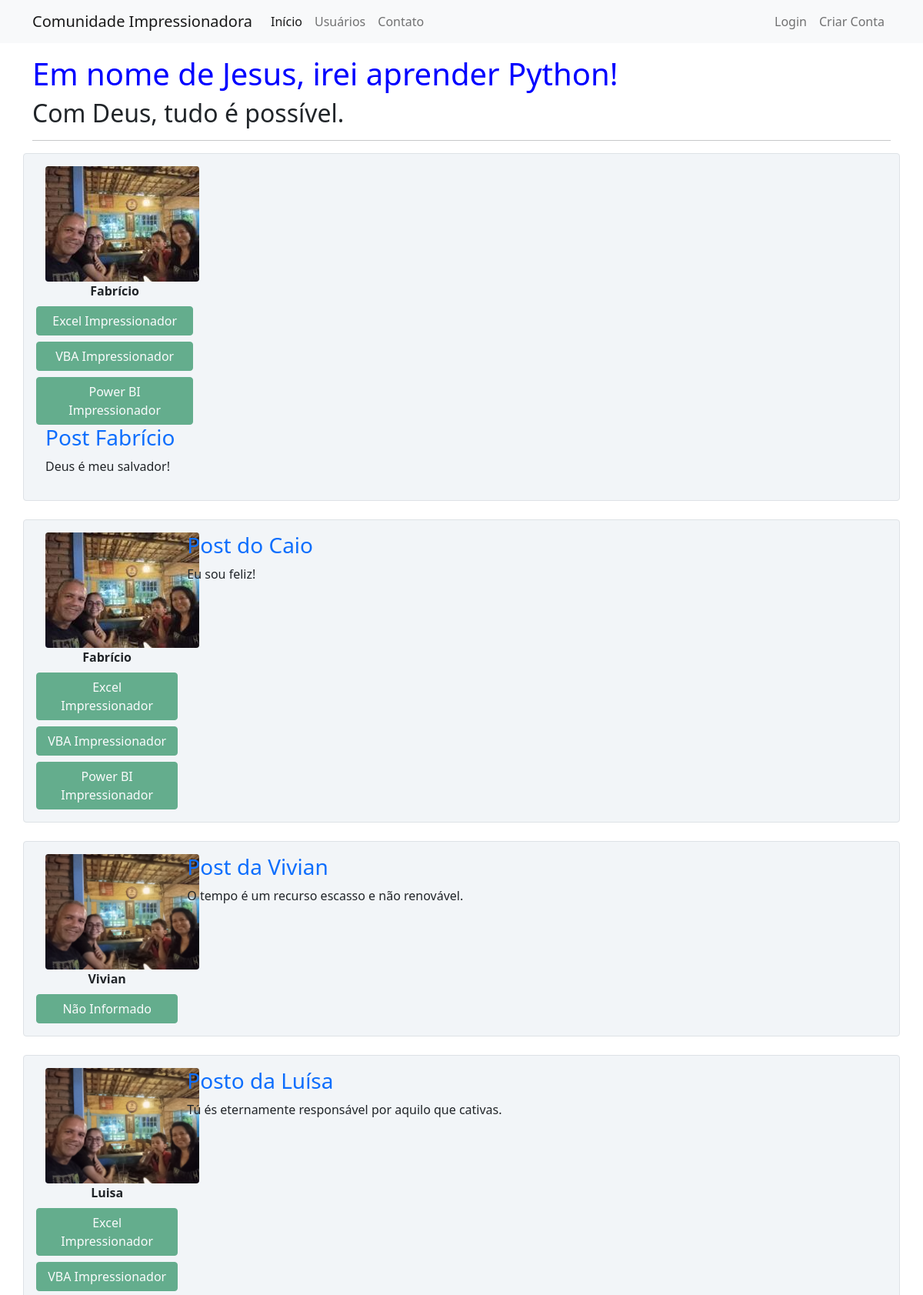
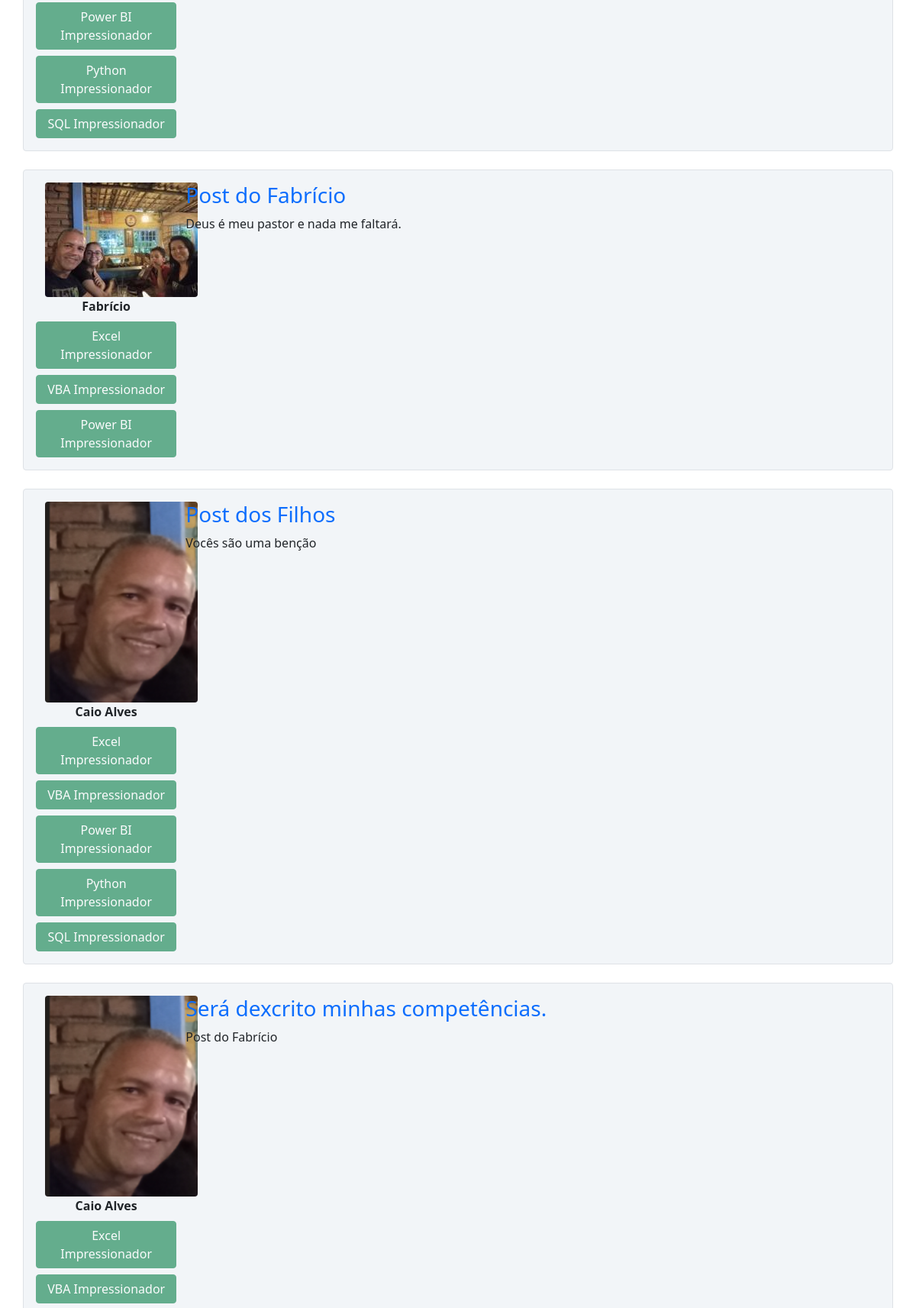
The page / (upper part) on the database its author committed (2 pictures, top to bottom).
### comunidadeimpressionadora/models.py (models this page shows, shortened)
class Post(database.Model):
    id= database.Column ('id', database.Integer, primary_key=True)
    titulo= database.Column ('titulo', database.String, nullable=False)
    corpo= database.Column ('corpo', database.Text, nullable=False)
    data_criacao= database.Column ('data_criacao',database.DateTime,nullable=False,default=datetime.utcnow)
    id_usuario = database.Column('id_usuario', database.Integer, database.ForeignKey('usuario.id'), nullable=False)

class Usuario(database.Model, UserMixin): # irá herdar todas as informações do database.Model (inclusive o init)
    id= database.Column ('id', database.Integer, primary_key=True) # o id será um valor único e servirá como chave primária.
    username= database.Column ('username', database.String, nullable=False) #nullable=False-deverá ter um nome preenchido
    email= database.Column ('email', database.String, nullable=False, unique=True) #unique=True-o email não pode repetir
    senha = database.Column ('senha', database.String,nullable=False)
    foto_perfil= database.Column ('foto_perfil', database.String, default='default.jpg')#default='default.jpg'- será um formato fixo de imagem, no caso jpg
    posts= database.relationship('Post', backref='autor', lazy=True)# nome do post(autor), passa todas a informações do autor(lazy=True)
    cursos= database.Column('cursos', database.String, nullable=False, default='Não Informado')# default='Não Informado'-será o valor padrão antes de ser digitado algo

### comunidadeimpressionadora/routes.py (the view)
@app.route('/')
def home():
    posts = Post.query.order_by(Post.id.desc()).all() # imprime os posts em ordem decrescente
    return render_template('home.html', posts=posts)

### comunidadeimpressionadora/templates/home.html
{% extends 'base.html' %}
{% block content %}
   <div class="container mt-3">
    <h1 style="color: blue">Em nome de Jesus, irei aprender Python!</h1>
    <h2>Com Deus, tudo é possível.</h2>
    <hr>
    {% for post in posts %}
        <div class="row border rounded mb-4 p-3 meupost align-items-start">
            <div class="col-md-2 text-center">
                <div class="image pe-2">
                    <img src="{{ url_for('static', filename='fotos_perfil/{}'.format(post.autor.foto_perfil)) }}" class="rounded" width="200">
                </div>
                <strong>{{ post.autor.username }}</strong>
                <div class="row justify-content-start">
                    {% for curso in post.autor.cursos.split(';') %}
                        <button type="button" class="btn btn-success mt-2" disabled>{{ curso }}</button>
                    {% endfor %}
                </div>
            </div>
            <div class="col col-9">
                <a style="text-decoration: none" href="{{ url_for('exibir_post', post_id=post.id) }}"><h3>{{ post.titulo }}</h3></a>
                <p>{{ post.corpo }}</p>
            </div>
        </div>
    {% endfor %}
</div>
{% endblock %}

### comunidadeimpressionadora/static/main.css (style rules this page uses)
.meupost { background: #f2f5f8 !important; }

### rows shown on the page
Post: foto_perfil (picture), autor.username "Fabrício", curso "Excel Impressionador" "VBA Impressionador" "Power BI Impressionador", titulo "Post Fabrício", corpo "Deus é meu salvador!"
Post: foto_perfil (picture), autor.username "Fabrício", curso "Excel Impressionador" "VBA Impressionador" "Power BI Impressionador", titulo "Post do Caio", corpo "Eu sou feliz!"
Post: foto_perfil (placeholder picture), autor.username "Vivian", titulo "Post da Vivian", corpo "O tempo é um recurso escasso e não renovável."
Usuario: cursos "Não Informado"
Post: foto_perfil (placeholder picture), autor.username "Luisa", curso "Excel Impressionador" "VBA Impressionador" "Power BI Impressionador" "Python Impressionador" "SQL Impressionador", titulo "Posto da Luísa", corpo "Tú és eternamente responsável por aquilo que cativas."
Post: foto_perfil (picture), autor.username "Fabrício", curso "Excel Impressionador" "VBA Impressionador" "Power BI Impressionador", titulo "Post do Fabrício", corpo "Deus é meu pastor e nada me faltará."
Post: foto_perfil (picture), autor.username "Caio Alves", curso "Excel Impressionador" "VBA Impressionador" "Power BI Impressionador" "Python Impressionador" "SQL Impressionador", titulo "Post dos Filhos", corpo "Vocês são uma benção"
Post: foto_perfil (picture), autor.username "Caio Alves", curso "Excel Impressionador" "VBA Impressionador", titulo "Será dexcrito minhas competências.", corpo "Post do Fabrício"
